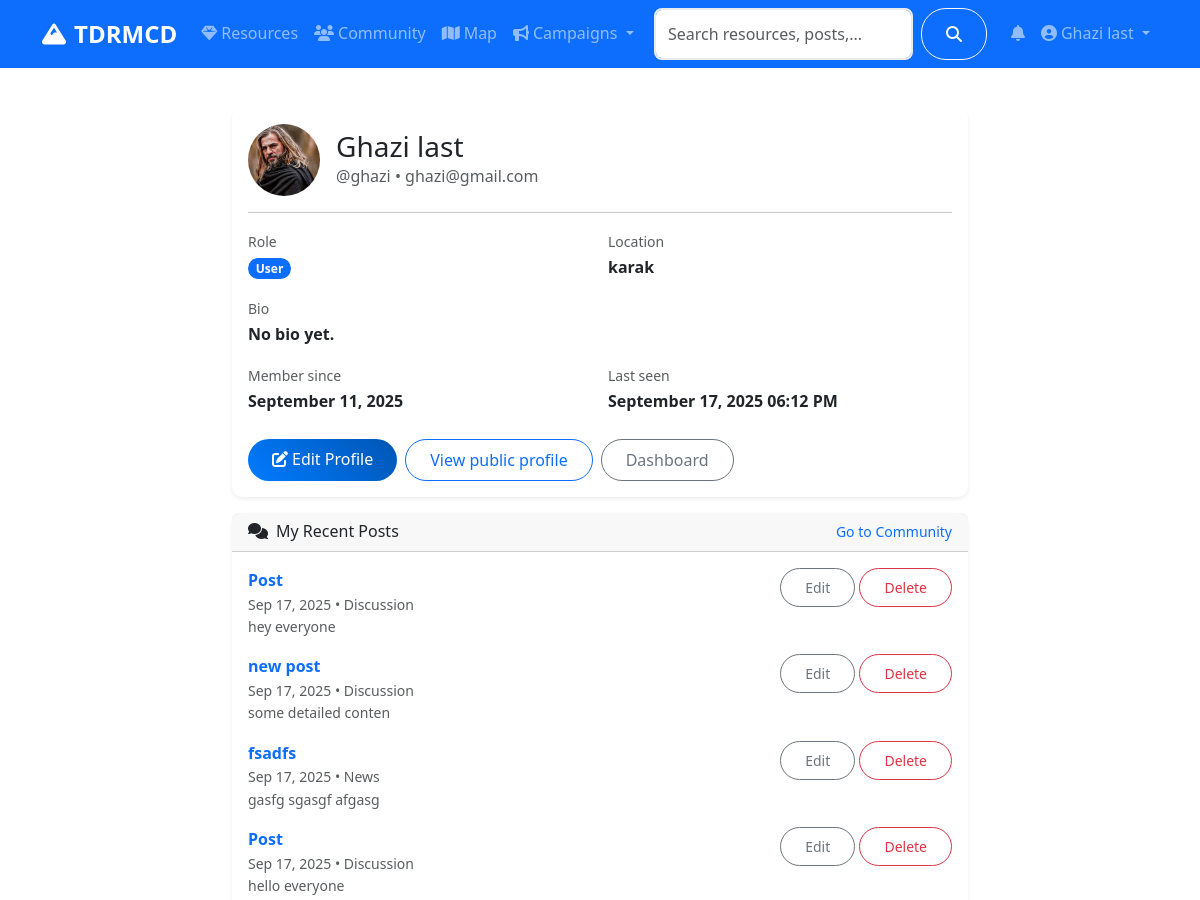
/auth/profile (signed in, upper part), run on an earlier commit of the app's database.
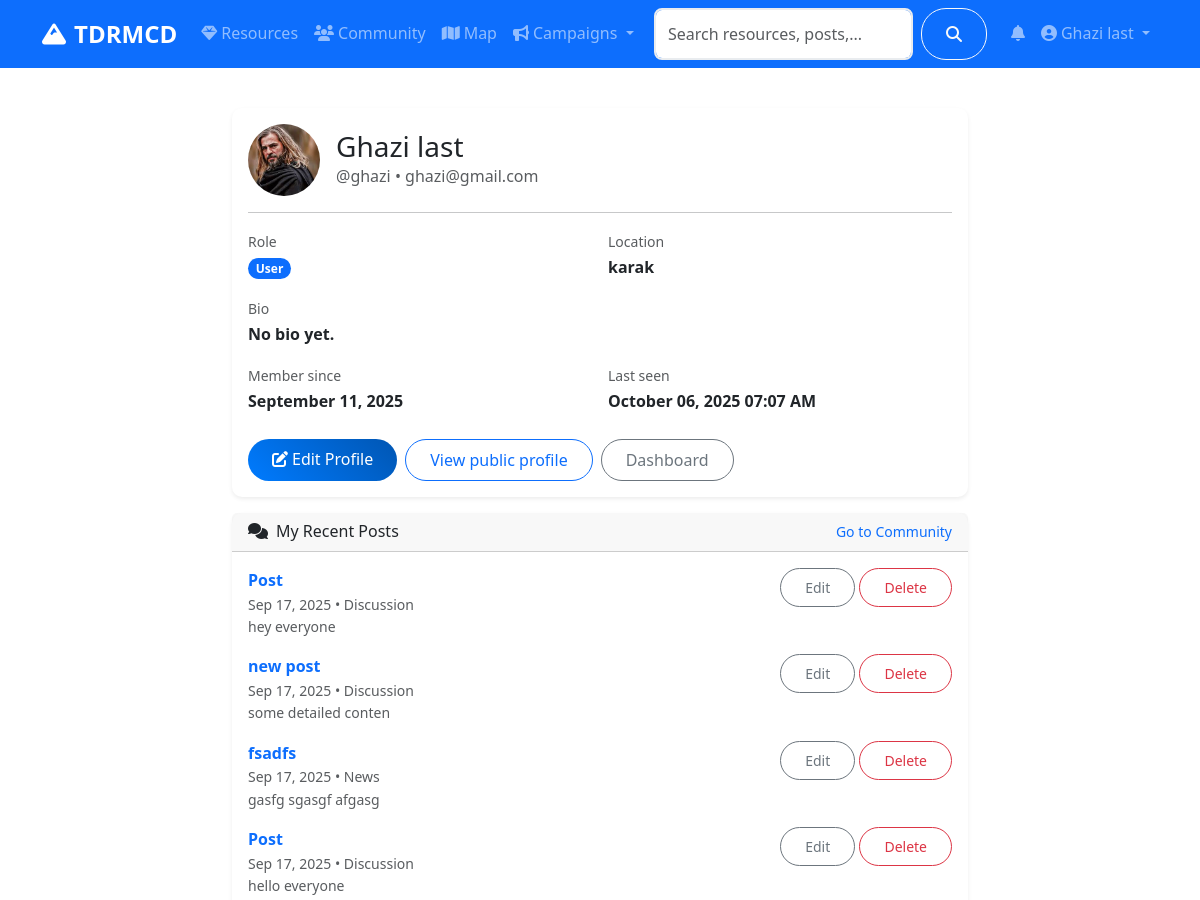
And on a later commit of the database.
### models.py (models this page shows, shortened)
class User(UserMixin, db.Model):
    id = db.Column(db.Integer, primary_key=True)
    username = db.Column(db.String(80), unique=True, nullable=False)
    email = db.Column(db.String(120), unique=True, nullable=False)
    password_hash = db.Column(db.String(120), nullable=False)
    first_name = db.Column(db.String(50), nullable=False)
    last_name = db.Column(db.String(50), nullable=False)
    role = db.Column(db.String(20), default='user')  # user, admin, researcher
    location = db.Column(db.String(100))
    bio = db.Column(db.Text)
    avatar = db.Column(db.String(200), default='default.jpg')
    is_active = db.Column(db.Boolean, default=True)
    created_at = db.Column(db.DateTime, default=datetime.utcnow)
    last_seen = db.Column(db.DateTime, default=datetime.utcnow)
    resources = db.relationship('Resource', backref='author', lazy='dynamic')
    posts = db.relationship('CommunityPost', backref='author', lazy='dynamic')
    chat_messages = db.relationship('ChatMessage', backref='sender', lazy='dynamic')
    file_submissions = db.relationship(
        'FileSubmission',
        foreign_keys='FileSubmission.submitter_id',
        backref='submitter',
        lazy='dynamic'
    )
    reviewed_submissions = db.relationship(
        'FileSubmission',
        foreign_keys='FileSubmission.reviewed_by',
        backref='reviewer_user',
        lazy='dynamic'
    )
    notifications = db.relationship('Notification', backref='user', lazy='dynamic')
    following = db.relationship('Follow', foreign_keys='Follow.follower_id', backref='follower', lazy='dynamic')
    followers = db.relationship('Follow', foreign_keys='Follow.followed_id', backref='followed', lazy='dynamic')
    def get_full_name(self):
        return f"{self.first_name} {self.last_name}"
    def is_admin(self):
        return self.role == 'admin'

### routes/auth.py (the view)
@auth_bp.route('/profile')
@login_required
def profile():
    posts = CommunityPost.query.filter_by(author_id=current_user.id).order_by(desc(CommunityPost.created_at)).limit(10).all()
    return render_template('auth/profile.html', user=current_user, posts=posts)

### app.py (called while the page is built)
@login_manager.user_loader
def load_user(user_id):
    return User.query.get(int(user_id))

### templates/auth/profile.html (shortened to what the changed rows need)
{% extends "base.html" %}
{% block content %}
<div class="container py-4">
    <div class="row justify-content-center">
        <div class="col-lg-8">
            <div class="card shadow-sm">
                <div class="card-body">
                    <div class="d-flex align-items-center mb-3">
                        <div class="me-3">
                            {% if user.avatar and user.avatar != 'default.jpg' %}
                            <img src="{{ url_for('serve_uploaded_file', subdir='avatars', filename=user.avatar) }}" alt="Avatar" class="rounded-circle" style="width:72px;height:72px;object-fit:cover;">
                            {% else %}
                            <div class="avatar" style="width:72px;height:72px;font-size:1.25rem;">{{ user.first_name[0] }}{{ user.last_name[0] }}</div>
                            {% endif %}
                        </div>
                        <div>
                            <h3 class="mb-0">{{ user.get_full_name() }}</h3>
                            <div class="text-muted">@{{ user.username }} • {{ user.email }}</div>
                        </div>
                    </div>
                    <div class="row g-3">
                        <div class="col-md-6">
                            <div class="fw-semibold"><span class="badge bg-primary">{{ user.role.title() }}</span></div>
                        </div>
                        <div class="col-md-6">
                            <label class="text-muted small">Location</label>
                            <div class="fw-semibold">{{ user.location or '—' }}</div>
                        </div>
                        <div class="col-12">
                            <label class="text-muted small">Bio</label>
                            <div class="fw-semibold">{{ user.bio or 'No bio yet.' }}</div>
                        </div>
                        <div class="col-md-6">
                            <label class="text-muted small">Member since</label>
                            <div class="fw-semibold">{{ user.created_at.strftime('%B %d, %Y') }}</div>
                        </div>
                        <div class="col-md-6">
                            <label class="text-muted small">Last seen</label>
                            <div class="fw-semibold">{{ user.last_seen.strftime('%B %d, %Y %I:%M %p') }}</div>
                        </div>
                    </div>
                </div>
            </div>
        </div>
    </div>
</div>
{% endblock %}

### templates/base.html (shortened to what this page needs)
<!DOCTYPE html>
<html lang="en">
<head>
    <link href="https://cdn.jsdelivr.net/npm/bootstrap@5.3.0/dist/css/bootstrap.min.css" rel="stylesheet">
    <link rel="stylesheet" href="https://cdnjs.cloudflare.com/ajax/libs/font-awesome/6.4.0/css/all.min.css">
    <link rel="stylesheet" href="https://unpkg.com/leaflet@1.9.4/dist/leaflet.css">
    <link rel="stylesheet" href="{{ url_for('static', filename='css/style.css') }}">
</head>
<body>
    <nav class="navbar navbar-expand-lg navbar-dark bg-primary sticky-top">
        <div class="container">
            <a class="navbar-brand fw-bold" href="{{ url_for('main.index') }}">
                <i class="fas fa-mountain me-2"></i>TDRMCD
            </a>
            <div class="collapse navbar-collapse" id="navbarNav">
                <ul class="navbar-nav me-auto">
                    <li class="nav-item">
                        <a class="nav-link" href="{{ url_for('resources.index') }}">
                            <i class="fas fa-gem me-1"></i>Resources
                        </a>
                    </li>
                    <li class="nav-item">
                        <a class="nav-link" href="{{ url_for('community.index') }}">
                            <i class="fas fa-users me-1"></i>Community
                        </a>
                    </li>
                    <li class="nav-item">
                        <a class="nav-link" href="{{ url_for('main.map_view') }}">
                            <i class="fas fa-map me-1"></i>Map
                        </a>
                    </li>
                    <li class="nav-item dropdown">
                        <a class="nav-link dropdown-toggle" href="#" role="button" data-bs-toggle="dropdown">
                            <i class="fas fa-bullhorn me-1"></i>Campaigns
                        </a>
                    </li>
                </ul>
                <form class="d-flex me-3 search-form no-loading" action="{{ url_for('main.search') }}" method="GET" onsubmit="return TDRMCD.validateSearch(event);">
                    <input class="form-control me-2" type="search" name="q" id="navbar-search" placeholder="Search resources, posts, users..." value="{{ request.args.get('q', '') }}">
                    <button class="btn btn-outline-light" type="submit">
                        <i class="fas fa-search"></i>
                    </button>
                </form>
                <ul class="navbar-nav">
                    {% if current_user.is_authenticated %}
                        <li class="nav-item dropdown">
                            <a class="nav-link" href="#" role="button" data-bs-toggle="dropdown" aria-expanded="false">
                                <span class="position-relative">
                                    <i class="fas fa-bell"></i>
                                </span>
                            </a>
                        </li>
                        <li class="nav-item dropdown">
                            <a class="nav-link dropdown-toggle" href="#" role="button" data-bs-toggle="dropdown">
                                <i class="fas fa-user-circle me-1"></i>{{ current_user.get_full_name() }}
                            </a>
                        </li>
                    {% endif %}
                </ul>
            </div>
        </div>
    </nav>
    <main>
        {% block content %}{% endblock %}
    </main>
</body>
</html>

What changed in the data, as far as the page shows it:
changed User "Ghazi last": last_seen "September 17, 2025 06:12 PM" → "October 06, 2025 07:07 AM"
